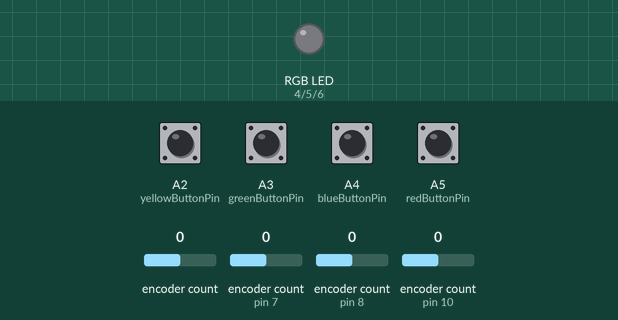
Simulated run of this sketch. Board: Arduino Uno, built with avr-gcc and run on an emulated ATmega328P. On the bench: an RGB LED mixed from three pins (HIGH = lit). The inputs (shaded band) are chosen by the test bench; at power-on: A2 (yellowButtonPin), A3 (greenButtonPin), A4 (blueButtonPin), A5 (redButtonPin) HIGH, encoder count (sensors on pin 7, pin 8, pin 10) 0, encoder count 0. Dim RGB values are drawn brighter than linear; what the sketch prints to the serial monitor is not drawn.

Above: at 1.2 s.
1.3 s: A2 (yellowButtonPin) pulled LOW for 0.15 s
At 2.1 s:
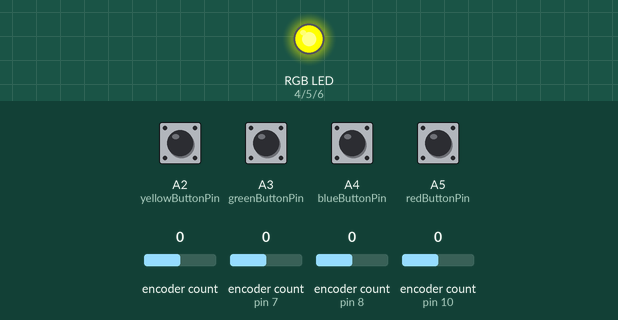
3.8 s: encoder count (sensor on pin 7) set to 4
At 4.5 s:
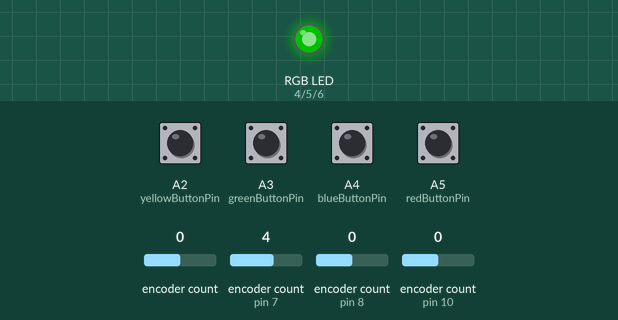
5.3 s: encoder count (sensor on pin 7) set to 8
At 5.6 s:
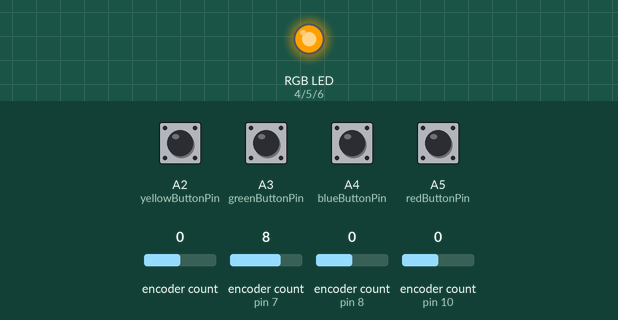
6.8 s: encoder count (sensor on pin 7) set to 12
At 8.0 s:
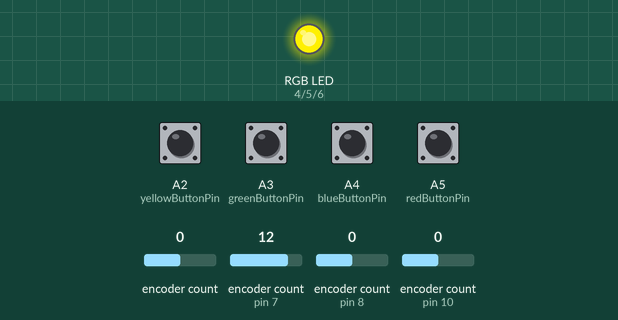
8.3 s: A2 (yellowButtonPin) pulled LOW for 1 s
At 8.9 s:
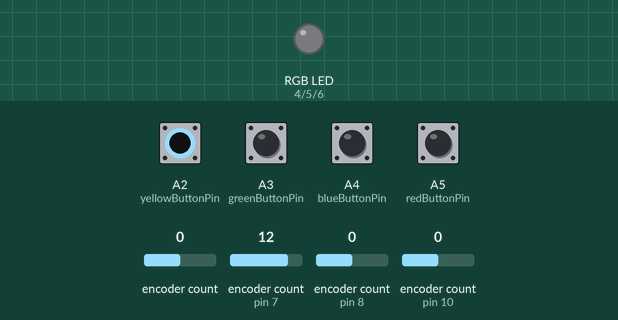
10.8 s: A3 (greenButtonPin) pulled LOW for 0.15 s
At 11.6 s:
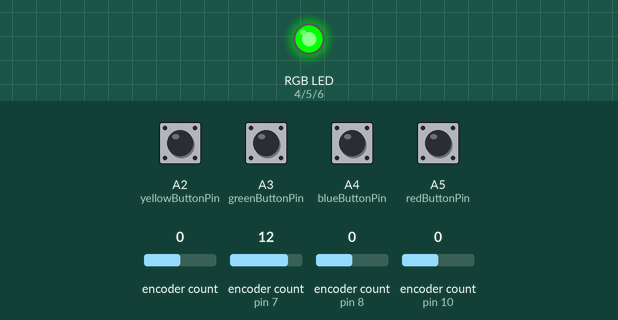
Timing chart, 0 to 13.8 s (numbered marks = the images above; inputs shaded):
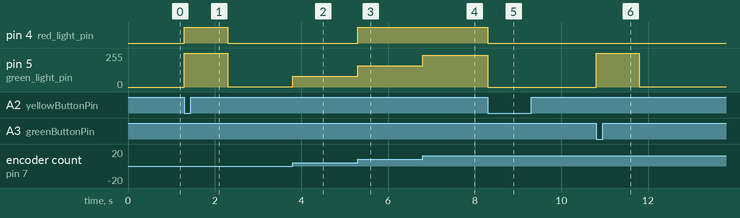

The sketch:

sensors.ino
```cpp
#include <Encoder.h>
Encoder myEncRed(8,9);
Encoder myEncBlue(10, 11);
Encoder myEncGreen(0, 2);
Encoder myEncYellow(7, 12);

//Encoder myEncKnob(A3, A4);


const int redButtonPin = A5;
const int blueButtonPin = A4;
const int greenButtonPin = A3;
const int yellowButtonPin = A2;

//const int switchInput = A2;

const int knobButton = A5;
int red_light_pin = 4;
int green_light_pin = 5;
int blue_light_pin = 6;

long int oldPositionRed = -999;
long int newPositionRed;
long int oldPositionBlue = -999;
long int newPositionBlue;
long int oldPositionGreen = -999;
long int newPositionGreen;
long int oldPositionYellow = -999;
long int newPositionYellow;
long int oldPositionKnob = -999;
long int newPositionKnob;

int redButtonState = HIGH;
int blueButtonState = HIGH;
int greenButtonState = HIGH;
int yellowButtonState = HIGH;
//int switchState = HIGH;
int knobButtonState = HIGH;

void setup() {
  Serial.begin(9600);
  Serial.println("Encoder Positions:");

  pinMode(red_light_pin, OUTPUT);
  pinMode(green_light_pin, OUTPUT);
  pinMode(blue_light_pin, OUTPUT);
  pinMode(redButtonPin, INPUT);
  pinMode(blueButtonPin, INPUT);
  pinMode(greenButtonPin, INPUT);
  pinMode(yellowButtonPin, INPUT);
  //pinMode(switchInput, INPUT);
 // pinMode(knobButton, INPUT);
}

void loop() {


  redButtonState = digitalRead(redButtonPin);
  blueButtonState = digitalRead(blueButtonPin);
  greenButtonState = digitalRead(greenButtonPin);
  yellowButtonState = digitalRead(yellowButtonPin);
  //switchState = digitalRead(switchInput);
  knobButtonState = digitalRead(knobButton);

  if (redButtonState == LOW)
  {
    RGB_color(255, 0, 0);
    Serial.print(redButtonState);

    redButtonState = digitalRead(redButtonPin);
    Serial.print(redButtonState);
    delay(1000);
    redButtonState = 1;
    while (redButtonState == 1)
    {
      newPositionRed = myEncRed.read();
      redButtonState = digitalRead(redButtonPin);

      if (newPositionRed != oldPositionRed)
      {
        Serial.println(newPositionRed);
        oldPositionRed = newPositionRed;
        RGB_color(newPositionRed * 5, 0, 0);
      }
      if (newPositionRed * 5 >= 255)
      {
        RGB_color(255, 0, 0);
      }
      if (newPositionRed * 5 <= 1)
      {
        RGB_color(1, 0, 0);
      }

    }
    RGB_color(0, 0, 0);
    Serial.println("u");
    delay(1000);
  }

  if (blueButtonState == LOW)
  {
    RGB_color(0, 0, 250);
    Serial.println("HI");

    Serial.print(blueButtonState);

    blueButtonState = digitalRead(blueButtonPin);
    Serial.print(blueButtonState);
    delay(1000);
    blueButtonState = 1;

    while (blueButtonState == 1)
    {
      newPositionBlue = myEncBlue.read();
      blueButtonState = digitalRead(blueButtonPin);

      if (newPositionBlue != oldPositionBlue)
      {
        Serial.println(newPositionBlue);
        oldPositionBlue = newPositionBlue;
        RGB_color(0, 0, newPositionBlue);
      }
      if (newPositionBlue >= 255)
      {
        RGB_color(0, 0, 255);
      }
      if (newPositionBlue * 5 <= 1)
      {
        RGB_color(0, 0, 1);
      }
    }
    RGB_color(0, 0, 0);
    delay(1000);
  }

  if (greenButtonState == LOW)
  {
    RGB_color(0, 255, 0);
     Serial.println("HI");

    Serial.print(greenButtonState);

    greenButtonState = digitalRead(greenButtonPin);
    Serial.print(greenButtonState);
    delay(1000);
    greenButtonState = 1;
    while (greenButtonState == 1)
    {
      newPositionGreen = myEncGreen.read();
      greenButtonState = digitalRead(greenButtonPin);

      if (newPositionGreen != oldPositionGreen)
      {
        Serial.println(newPositionGreen);
        oldPositionGreen = newPositionGreen;
        RGB_color(0, newPositionGreen * 5, 0);
      }
      if (newPositionGreen * 5 >= 255)
      {
        RGB_color(0, 255, 0);
      }
      if (newPositionGreen * 5 <= 1)
      {
        RGB_color(0, 1, 0);
      }
    }
    RGB_color(0, 0, 0);
    delay(1000);
  }

  if (yellowButtonState == LOW)
  {
    RGB_color(255, 255, 0);
    Serial.print(yellowButtonState);

    yellowButtonState = digitalRead(yellowButtonPin);
    Serial.print(yellowButtonState);
    delay(1000);
    yellowButtonState = 1;
    while (yellowButtonState == 1)
    {
      newPositionYellow = myEncYellow.read();
      yellowButtonState = digitalRead(yellowButtonPin);

      if (newPositionYellow != oldPositionYellow)
      {
        Serial.println(newPositionYellow);
        oldPositionYellow = newPositionYellow;
        RGB_color(newPositionYellow * 5, newPositionYellow * 5, 0);
      }
      if (newPositionYellow * 5 >= 255)
      {
        RGB_color(255, 255, 0);
      }
      if (newPositionYellow * 5 <= 1)
      {
        RGB_color(1, 1, 0);
      }
    }
    RGB_color(0, 0, 0);
    delay(1000);
  }
}
/*
   if (knobButtonState == LOW)
    {
    Serial.print("Hi");
    delay(1000);
    }
    else
    {
    Serial.print("bilalisbeautiful");
    delay(1000);
    } */

/* newPositionKnob = myEncKnob.read();
  if (newPositionKnob < -80)
  {
    newPositionKnob = myEncKnob.read() + 81;
  }
  if (newPositionKnob  > 80)
  {
    newPositionKnob = myEncKnob.read() - 81;
  }
  if (newPositionKnob != oldPositionKnob)
  {
    Serial.println(newPositionKnob);
    Serial.println(myEncKnob.read());
    oldPositionKnob = newPositionKnob;
*/


void RGB_color(int red_light_value, int green_light_value, int blue_light_value)
{
  analogWrite(red_light_pin, red_light_value);
  analogWrite(green_light_pin, green_light_value);
  analogWrite(blue_light_pin, blue_light_value);
}
```

Measured:
- after the input at 1.3 s, pin 4 (red_light_pin): LOW → HIGH at once, → LOW 1.0 s later; pin 5 (green_light_pin): 0/255 → 255/255 at once, → 1/255 1.0 s later
- after the input at 3.8 s, pin 5 (green_light_pin): 1/255 → 80/255 at once
- after the input at 5.3 s, pin 4 (red_light_pin): LOW → HIGH at once; pin 5 (green_light_pin): 80/255 → 160/255 at once
- after the input at 6.8 s, pin 5 (green_light_pin): 160/255 → 240/255 at once
- after the input at 8.3 s, pin 4 (red_light_pin): HIGH → LOW at once; pin 5 (green_light_pin): 240/255 → 0/255 at once
- after the input at 10.8 s, pin 5 (green_light_pin): 0/255 → 255/255 at once, → 1/255 1.0 s later
